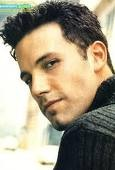
#> input picture OpenCV/Faces/train/Ben Afflek/1.jpg, 115 x 170 px, given in place of the camera
$ python read.py
#> lines starting #> are read from the running program, lines starting #| are printed output that depends on the picture; after the words box and inside, x2 and y2 are one past the last pixel; in counts of white or black regions, pixels touching at a corner belong together
import cv2 as cv

# Reading Photos
# img = cv.imread("Photos/cat_large.jpg")

# cv.imshow("Cat", img)

# Reading Videos
capture = cv.VideoCapture(1)

while True:
    isTrue, frame = capture.read()
#> frame is the input picture: shape (170, 115, 3); mean B, G, R 130.9, 151.7, 161.1
    gray_scale_image = cv.cvtColor(frame, cv.COLOR_BGR2GRAY)
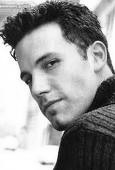
#> gray_scale_image: shape (170, 115); min 0, max 255, mean 152.2
    blurred_image = cv.GaussianBlur(gray_scale_image, (5,5), cv.BORDER_DEFAULT)
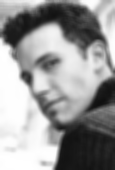
#> blurred_image: shape (170, 115); min 15, max 255, mean 152.1
    canny = cv.Canny(blurred_image, 125, 175)
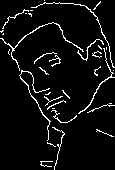
#> canny: shape (170, 115); 5.8% white in thin lines or dots


    cv.imshow("WebCam", canny)

    cv.waitKey(1)


# capture.release()
# cv.destroyAllWindows()

$ run again, on OpenCV/Faces/train/Ben Afflek/10.jpg
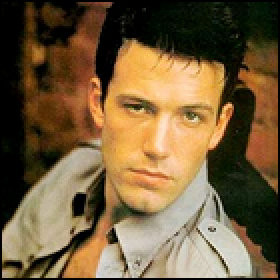
#> input picture OpenCV/Faces/train/Ben Afflek/10.jpg, 140 x 140 px, given in place of the camera (shown 2 times larger)
#> frame is the input picture: shape (140, 140, 3); mean B, G, R 60.5, 93.3, 116
#> `blurred_image = cv.GaussianBlur(gray_scale_image, (5,5), cv.BORDER_DEF..`:
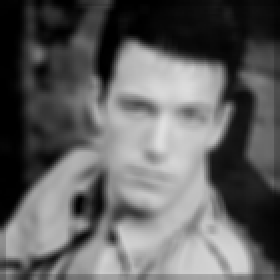
#> blurred_image: shape (140, 140) (shown 2 times larger); min 0, max 224, mean 97
#> `canny = cv.Canny(blurred_image, 125, 175)`:
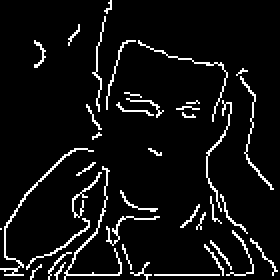
#> canny: shape (140, 140) (shown 2 times larger); 6.6% white in thin lines or dots

$ run again, on OpenCV/Faces/train/Ben Afflek/12.jpg
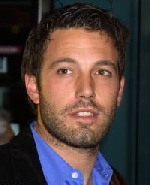
#> input picture OpenCV/Faces/train/Ben Afflek/12.jpg, 150 x 185 px, given in place of the camera
#> frame is the input picture: shape (185, 150, 3); mean B, G, R 60.5, 62.7, 77.8
#> `blurred_image = cv.GaussianBlur(gray_scale_image, (5,5), cv.BORDER_DEF..`:
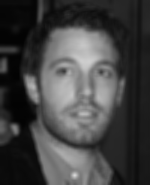
#> blurred_image: shape (185, 150); min 3, max 214, mean 67
#> `canny = cv.Canny(blurred_image, 125, 175)`:
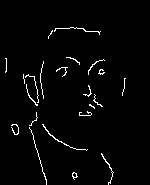
#> canny: shape (185, 150); 2.3% white in thin lines or dots, all inside (x1, y1, x2, y2) = (5, 27, 126, 185)
